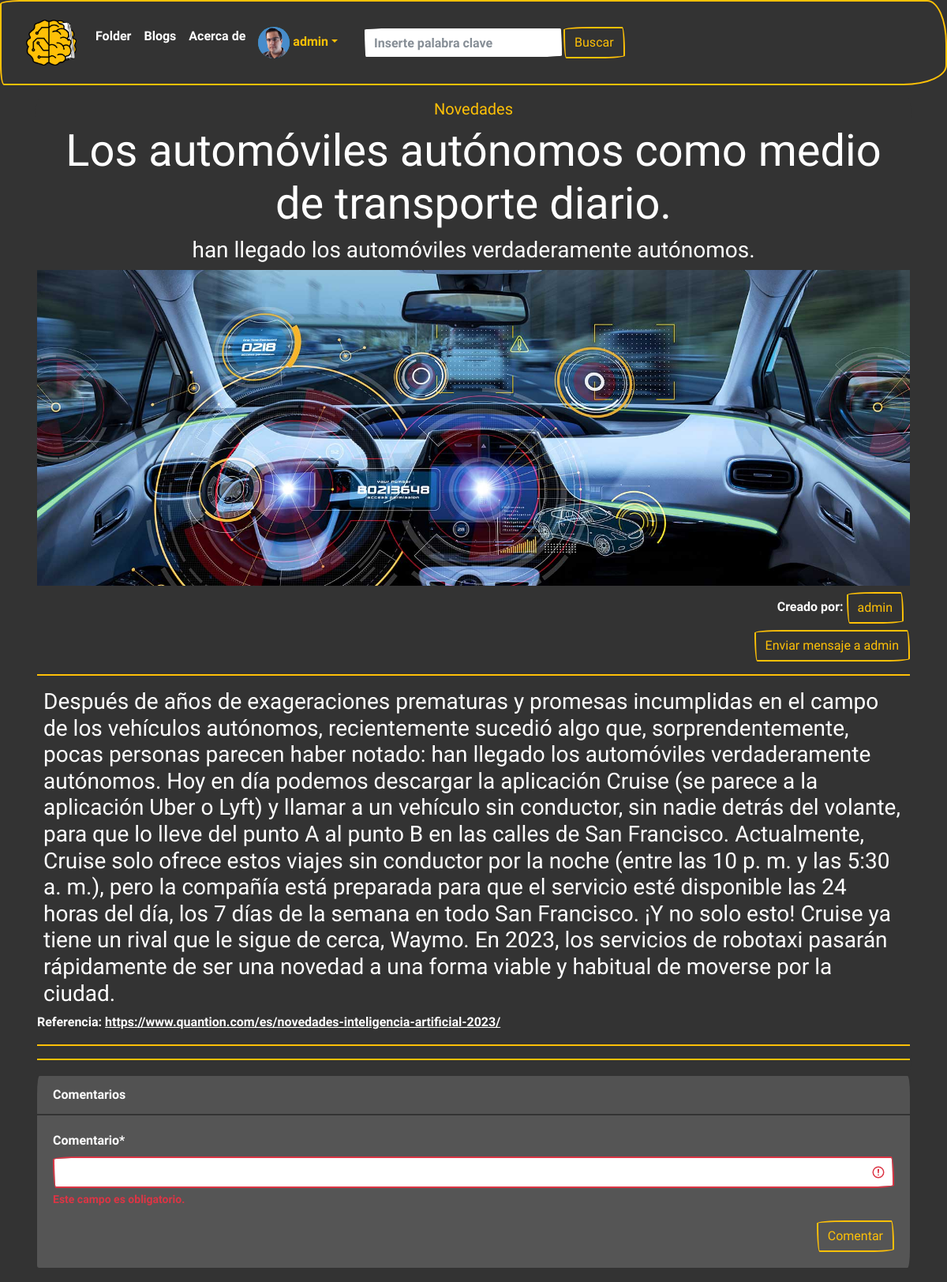
/pages/detail_blog/2/ (signed in), run on the app's committed database.
### accounts/models.py (models this page shows, shortened)
class Profile(models.Model):
    user = models.OneToOneField(
        User, on_delete=models.CASCADE, related_name='profile')
    image = models.ImageField(
        default='users/robot_avatar.png', upload_to='users/')
    location = models.CharField(max_length=100, null=True, blank=True)
    bio = models.TextField(max_length=300, null=True, blank=True)
    interests = models.ManyToManyField(
        Interest, verbose_name='Intereses')
    class Meta:
        verbose_name = 'Perfil'
        verbose_name_plural = 'Perfiles'
        ordering = ['-id']

### blog/models.py (models this page shows)
class Blog(models.Model):
    titulo = models.CharField(max_length=200)
    subtitulo = models.CharField(max_length=200, default="")
    seccion = models.CharField(
        max_length=20,
        choices=OPCIONES_SECCION,
        default='Novedades'
    )
    cuerpo = models.TextField(max_length=5000)
    fecha = models.DateTimeField(auto_now_add=True)
    autor = models.ForeignKey(
        User, on_delete=models.CASCADE, null=True, blank=True)
    imagen = models.ImageField(
        upload_to='imagenes_blog', null=True, blank=True)
    referencia = models.URLField(max_length=200)
    def __str__(self):
        return f'{self.titulo} de {self.autor}'

### blog/views.py (the view, shortened to what this page needs)
# urls.py: path('detail_blog/<int:blog_id>/', detail_blog, name='detail_blog'),
def detail_blog(request, blog_id):
    if request.method == 'GET':
        try:
            blog = get_object_or_404(Blog, id=blog_id)  # ok
            print(blog)
            blogform = CommentForm(request.GET, instance=blog)
            comments_blog = BlogComments.objects.filter(blog_id=blog_id)
            print(comments_blog)
            return render(request, 'blog/detail_blog.html', {'blog': blog, 'form': blogform, 'comentarios': comments_blog})
        except:
            return render(request, 'blog/detail_blog.html', {'blog': blog, 'form': blogform, 'comments': comments_blog, 'error': 'Error creando el comentario'})

### blog/forms.py
class CommentForm(ModelForm):
    class Meta:
        model = BlogComments
        fields = ['comentario']

### templates/blog/detail_blog.html (shortened to what this page needs)
{% extends "base.html" %}
{% load crispy_forms_tags %}
{% load static %}
{% block contenido %}
<div class="container">
    <div class="card bg-primary text-white">
        <div class=" bg-primary text-white">
            <div class="text-center">
                <h5 class="text-warning">{{blog.seccion}}</h3>
                    <h1 class="display-4">{{blog.titulo}}</h1>
                    <h3>{{blog.subtitulo}}</h3>
            </div>
            <div class="text-center">
                {% if blog.imagen %}
                <img class="imagen_blog" src="{{blog.imagen.url}}" alt="" srcset="">
                {% else %}
                <img class="imagen_blog" src="{% static 'img/sin_imagen.jpeg' %}" class="img-fluid" alt="">
                {% endif %}
            </div>
            <p class="text-right m-2">Creado por: <a class="btn btn-outline-warning" href="/user_profile/admin">
                    admin</a></p>
            <div class="d-flex justify-content-end">
                {% if user.is_authenticated %}
                <a class="btn btn-outline-warning" href="/mensajes/ms/admin">Enviar mensaje a
                    admin</a>
                {% else %}
                <div class="alert alert-danger w-100 text-right">
                    <strong>Debes inicir sesion para poder enviarle mensajes al editor de este blog</strong> <a
                        class='btn btn-outline-primary m-2' href="{%url 'user_login'%}">Iniciar sesion</a>
                </div>
                {%endif%}
            </div>
            <hr>
            <p class="h3 m-2"> {{blog.cuerpo}}</p>
            <p class="mb-2">Referencia: <a class='text-white' target="_blank"
                    href="{{blog.referencia}}">{{blog.referencia}}</a></p>
            <hr>
            <hr>
        </div>
    </div>
    <div class="card bg-dark text-white mb-3">
        <div class="card-header">Comentarios</div>
        <div class="card-body">
            {% if user.is_authenticated %}
            <form action='{% url "detail_blog" blog.id %}' method="POST">
                {{ form|crispy }}
                <span class="d-flex justify-content-end">
                    <button class="btn btn-outline-warning ">
                        Comentar
                    </button>
                </span>
            </form>
            {% else %}
            <div class="alert alert-danger">
                <strong>Debes haber iniciado sesion para poder realizar comentarios</strong> <a
                    class='btn btn-outline-primary m-2' href="{%url 'user_login'%}">Iniciar sesion</a>
            </div>
            {% endif %}
        </div>
    </div>
</div>
</div>
{% endblock contenido %}

### templates/base.html (shortened to what this page needs)
<!DOCTYPE html>
<html lang="es">
<head>
    {% load static %}
    <link rel="stylesheet" href="https://cdn.jsdelivr.net/npm/bootswatch@4.5.2/dist/sketchy/bootstrap.min.css"
>
</head>
<body>
    <header>
        <nav class="navbar navbar-expand-lg navbar-dark bg-primary border-warning">
            <div class="container-fluid">
                <a class="navbar-brand" href="{%url 'explore'%}"><img style="width:4rem;margin:0px"
                        src="{%static 'img/aifolder.png'%}" alt="" srcset=""></a>
                <div class="collapse navbar-collapse" id="navbarColor01">
                    <ul class="navbar-nav me-auto">
                        <li class="nav-item">
                            <a class="nav-link" href="{%url 'explore'%}">Folder</a>
                        </li>
                        <li class="nav-item">
                            <a class="nav-link" href="{%url 'blog'%}">Blogs</a>
                        </li>
                        <li class="nav-item">
                            <a class="nav-link" href="{%url 'about'%}">Acerca de</a>
                        </li>
                        {% if user.is_authenticated %}
                        <li class="nav-item dropdown">
                            <a class="nav-link dropdown-toggle text-warning" data-bs-toggle="dropdown" href="#"
                                role="button" aria-haspopup="true" aria-expanded="false">
                                <img style="width:40px" class="bg-info rounded-circle" src="{{user.profile.image.url}}"
                                    alt="" srcset="">
                                {{user}}</a>
                        </li>
                        {% endif %}
                    </ul>
                    <form class="d-flex" action="{% url 'search' %}" method="GET">
                        <div class="form">
                            <div class="d-flex m-4">
                                <input type="text" class="form-control" id="claves" name="claves"
                                    placeholder="Inserte palabra clave" required><button
                                    class="btn btn-outline-warning text-secoundary my-2 my-sm-0" type="submit"
                                    class="btn btn-primary">Buscar</button>
                            </div>
                        </div>
                    </form>
                </div>
            </div>
        </nav>
    </header>
    <main>
        <div style="margin-top: 1rem">
            {% block contenido %}
            {% endblock contenido %}
    </main>
</body>
</html>

### templates/base.html (style rules this page uses)
body { margin: 0px; border: 0px; padding: 0px; background: #333333; }
hr { background: #ffc007; border: #ffc007; border-color: #ffc007; border-width: 1.5px; border-style: solid; }

### templates/blog/detail_blog.html (style rules this page uses)
.imagen_blog { object-fit: cover; width: 100%; height: 400px; overflow-x: hidden; }

### data on the page
Blog: seccion "Novedades", titulo "Los automóviles autónomos como medio de transporte diario.", subtitulo "han llegado los automóviles verdaderamente autónomos.", imagen (picture), cuerpo "Después de años de exageraciones prematuras y promesas incumplidas en el campo de los vehículos autónomos, recientemente sucedió algo que, sorprendentemente, pocas personas parecen haber notado: han llegado los automóviles verdaderamente autónomos. Hoy en día podemos descargar la aplicación Cruise (se parece a la aplicación Uber o Lyft) y llamar a un vehículo sin conductor, sin nadie detrás del volante, para que lo lleve del punto A al punto B en las calles de San Francisco. Actualmente, Cruise solo ofrece estos viajes sin conductor por la noche (entre las 10 p. m. y las 5:30 a. m.), pero la compañía está preparada para que el servicio esté disponible las 24 horas del día, los 7 días de la…", referencia "https://www.quantion.com/es/novedades-inteligencia-artificial-2023/"

### other printed values
{{ user }} "admin"
